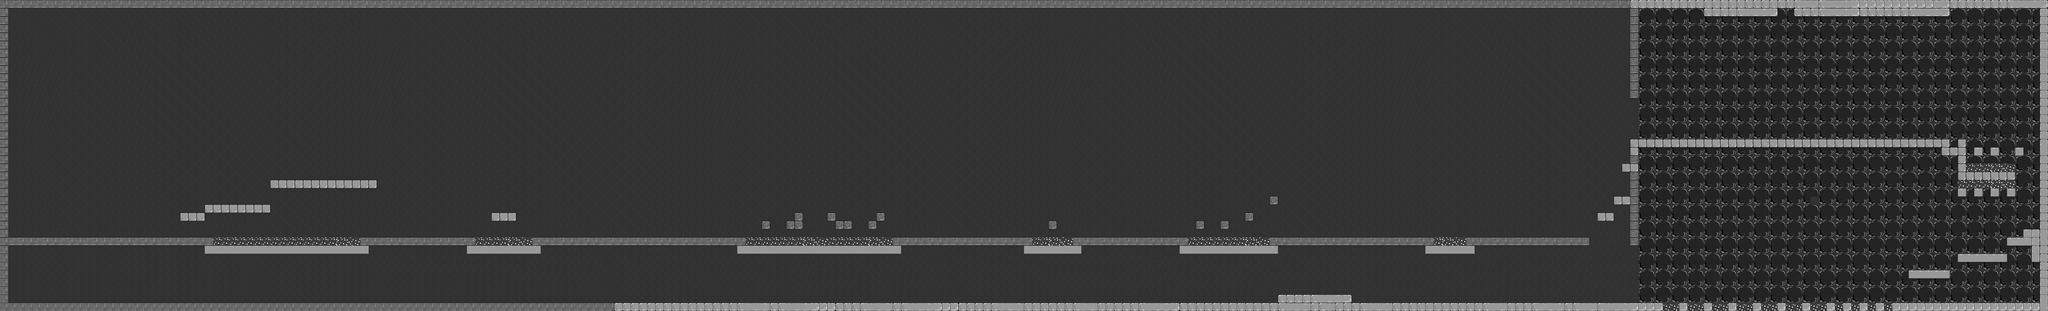

Below is a game level as drawn by its tile map, then a one-line description and the .tmx that defines it (tile-layer data replaced by summaries):
An orthogonal 250x38 tile map with 32x32 px tiles, 3 tile layers (BG, FG, solid), 8 tilesets and 35 objects (28x monstru, 4x solaris, 2x end, player).

<map version="1.0" orientation="orthogonal" width="250" height="38" tilewidth="32" tileheight="32" backgroundcolor="#b8b8b8">
 <properties>
  <property name="gravity" value="3" />
  <property name="speed" value="2" />
 </properties>
 <tileset firstgid="1" name="stone" tilewidth="32" tileheight="32">
  <properties>
   <property name="solid" value="" />
  </properties>
  <image source="stone.png" width="192" height="160" />
 </tileset>
 <tileset firstgid="31" name="pipe" tilewidth="32" tileheight="32">
  <properties>
   <property name="spike" value="" />
  </properties>
  <image source="pipe.png" width="128" height="128" />
 </tileset>
 <tileset firstgid="47" name="stone_darker" tilewidth="32" tileheight="32">
  <properties>
   <property name="solid" value="" />
  </properties>
  <image source="stone_darker.png" width="192" height="160" />
 </tileset>
 <tileset firstgid="77" name="decorations" tilewidth="32" tileheight="32">
  <properties>
   <property name="solid" value="" />
  </properties>
  <image source="decorations.png" width="256" height="256" />
 </tileset>
 <tileset firstgid="141" name="small_dark_tile" tilewidth="32" tileheight="32">
  <image source="small_dark_tile.png" width="64" height="64" />
 </tileset>
 <tileset firstgid="145" name="stone darker" tilewidth="32" tileheight="32">
  <image source="stone_darker.png" width="192" height="160" />
 </tileset>
 <tileset firstgid="175" name="stone textured" tilewidth="32" tileheight="32">
  <image source="stone_textured.png" width="192" height="160" />
 </tileset>
 <tileset firstgid="205" name="void" tilewidth="32" tileheight="32">
  <image source="void.png" width="128" height="32" />
 </tileset>
 <layer name="BG" width="250" height="38">
  <data>[9500 cells, 9444 non-empty, 4 distinct tile ids]</data>
 </layer>
 <layer name="FG" width="250" height="38">
  <data>[9500 cells, 9440 non-empty, 17 distinct tile ids]</data>
 </layer>
 <layer name="solid" width="250" height="38">
  <data>[9500 cells, 1027 non-empty, 19 distinct tile ids]</data>
 </layer>
 <objectgroup color="#c80003" name="entitati" width="250" height="38">
  <object name="monstru" x="2112" y="764" width="808" height="52" />
  <object name="player" x="40" y="859" width="64" height="60" />
  <object name="monstru" x="1424" y="800" width="438" height="48" />
  <object name="end" x="40" y="1074" width="155" height="112" />
  <object name="monstru" x="2107" y="811" width="808" height="52" />
  <object name="monstru" x="1437" y="1051" width="808" height="52" />
  <object name="monstru" x="3556" y="825" width="438" height="48" />
  <object name="monstru" x="4193" y="828" width="180" height="57" />
  <object name="monstru" x="7416" y="413" width="180" height="57" />
  <object name="monstru" x="5038" y="816" width="293" height="54" />
  <object name="monstru" x="5773" y="709" width="293" height="54" />
  <object name="monstru" x="5808" y="823" width="293" height="54" />
  <object name="monstru" x="5826" y="764" width="293" height="54" />
  <object name="monstru" x="5883" y="781" width="293" height="54" />
  <object name="monstru" x="5810" y="817" width="293" height="54" />
  <object name="monstru" x="5808" y="803" width="293" height="54" />
  <object name="monstru" x="5808" y="779" width="293" height="54" />
  <object name="monstru" x="5795" y="797" width="293" height="54" />
  <object name="monstru" x="1437" y="1051" width="808" height="52" />
  <object name="monstru" x="1437" y="1051" width="808" height="52" />
  <object name="monstru" x="1221" y="1085" width="808" height="52" />
  <object name="monstru" x="1295" y="1039" width="808" height="52" />
  <object name="monstru" x="6571" y="395" width="808" height="52" />
  <object name="monstru" x="1653" y="997" width="808" height="52" />
  <object name="monstru" x="2043" y="1063" width="808" height="52" />
  <object name="monstru" x="6600" y="372" width="808" height="52" />
  <object name="monstru" x="2866" y="1056" width="808" height="52" />
  <object name="monstru" x="2836" y="1094" width="808" height="52" />
  <object name="monstru" x="6478" y="375" width="808" height="52" />
  <object name="monstru" x="2097" y="806" width="808" height="52" />
  <object name="solaris" x="1217" y="462" width="158" height="125" />
  <object name="solaris" x="3807" y="648" width="154" height="69" />
  <object name="end" x="6408" y="1127" width="107" height="39" />
  <object name="solaris" x="579" y="1080" width="150" height="85" />
  <object name="solaris" x="559" y="1001" width="150" height="85" />
 </objectgroup>
</map>
